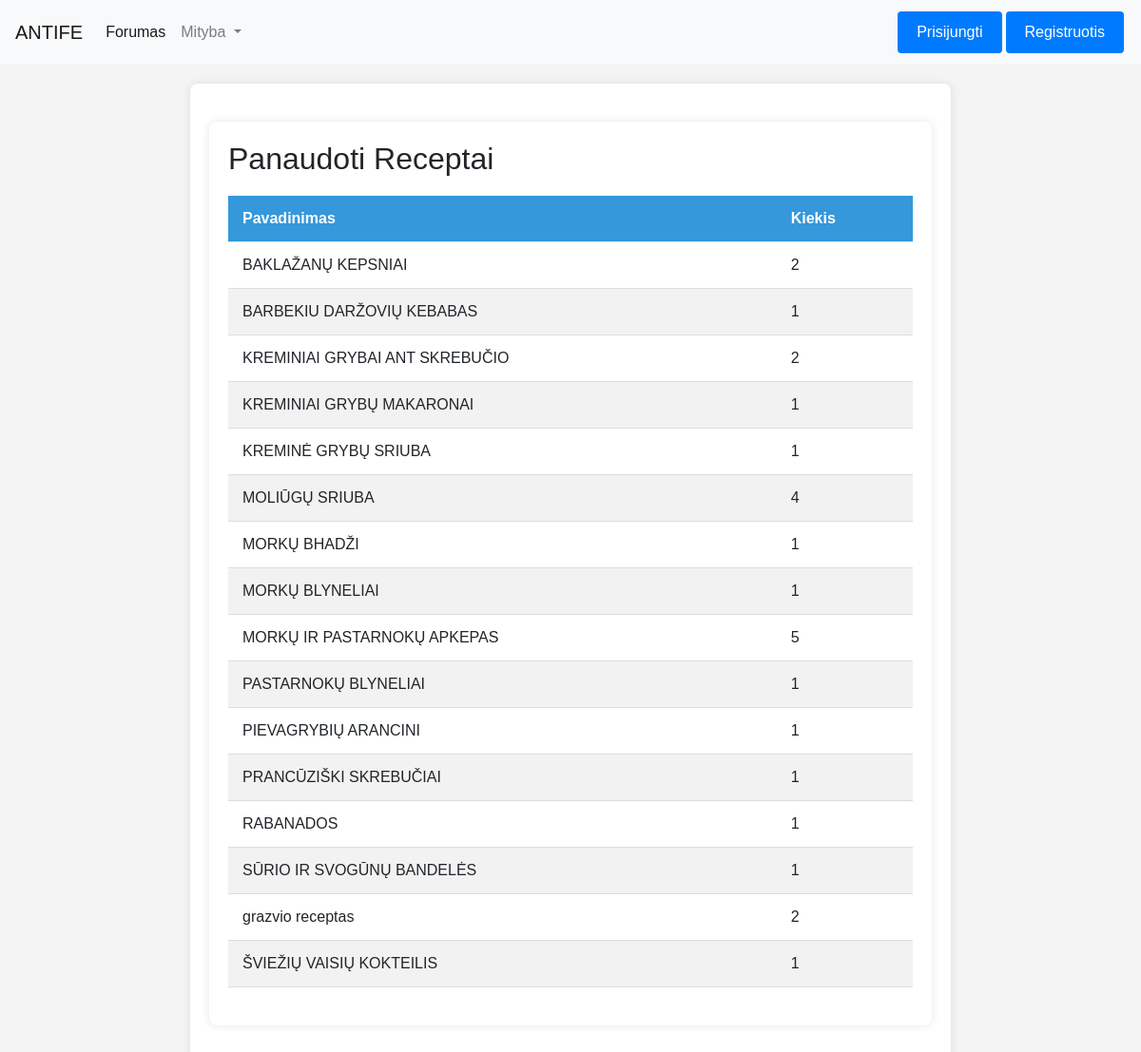
The app's page /mityba/panaudotireceptai/ with its own data.
### homepage/models.py (models this page shows)
class Receptai(models.Model):
    kalorijos = models.FloatField(default=0.0)
    pavadinimas = models.CharField(max_length=255)
    fenilalaninas = models.FloatField(default=0.0)
    baltymai = models.FloatField(default=0.0)
    aprasas = models.CharField(max_length=300)
    visible = models.BooleanField(default=True)

### Mityba/views.py (the view)
# urls.py: path('panaudotireceptai/', views.panaudotireceptai, name='panaudoti_receptai'),
def panaudotireceptai(request):
    recipe_counts = Valgymo_receptas.objects.values('fk_Receptasid_Receptas__pavadinimas').annotate(count=Count('fk_Receptasid_Receptas__pavadinimas'))
    recipe_counts_list = list(recipe_counts.values('fk_Receptasid_Receptas__pavadinimas', 'count'))
    return render(request, 'PanaudotiReceptai.html', {'recipe_counts': recipe_counts_list})

### Mityba/templates/PanaudotiReceptai.html (shortened to what this page needs)
{% extends "base.html" %}
{% block content %}
    <div class="container">
        <h2>Panaudoti Receptai</h2>
        <table class="styled-table">
            <thead>
                <tr>
                    <th>Pavadinimas</th>
                    <th>Kiekis</th>
                </tr>
            </thead>
            <tbody>
                {% for recipe_count in recipe_counts %}
                    <tr>
                        <td>{{ recipe_count.fk_Receptasid_Receptas__pavadinimas }}</td>
                        <td>{{ recipe_count.count }}</td>
                    </tr>
                {% endfor %}
            </tbody>
        </table>
    </div>
{% endblock %}

### Mityba/templates/PanaudotiReceptai.html (style rules this page uses)
body { font-family: 'Arial', sans-serif; background-color: #f4f4f4; margin: 0; padding: 0; }
.container { max-width: 800px; margin: 20px auto; background-color: #fff; padding: 20px; border-radius: 8px; box-shadow: 0 0 10px rgba(0, 0, 0, 0.1); }
.styled-table { width: 100%; border-collapse: collapse; margin: 20px 0; font-size: 16px; text-align: left; }
.styled-table th, .styled-table td { padding: 12px 15px; border-bottom: 1px solid #ddd; cursor: pointer; }
.styled-table th { background-color: #3498db; color: #fff; }
.styled-table tbody tr:nth-child(even) { background-color: #f2f2f2; }

### records on screen
Receptai: fk_Receptasid_Receptas__pavadinimas "BAKLAŽANŲ KEPSNIAI", count "2"
Receptai: fk_Receptasid_Receptas__pavadinimas "BARBEKIU DARŽOVIŲ KEBABAS", count "1"
Receptai: fk_Receptasid_Receptas__pavadinimas "KREMINIAI GRYBAI ANT SKREBUČIO", count "2"
Receptai: fk_Receptasid_Receptas__pavadinimas "KREMINIAI GRYBŲ MAKARONAI", count "1"
Receptai: fk_Receptasid_Receptas__pavadinimas "KREMINĖ GRYBŲ SRIUBA", count "1"
Receptai: fk_Receptasid_Receptas__pavadinimas "MOLIŪGŲ SRIUBA", count "4"
Receptai: fk_Receptasid_Receptas__pavadinimas "MORKŲ BHADŽI", count "1"
Receptai: fk_Receptasid_Receptas__pavadinimas "MORKŲ BLYNELIAI", count "1"
Receptai: fk_Receptasid_Receptas__pavadinimas "MORKŲ IR PASTARNOKŲ APKEPAS", count "5"
Receptai: fk_Receptasid_Receptas__pavadinimas "PASTARNOKŲ BLYNELIAI", count "1"
Receptai: fk_Receptasid_Receptas__pavadinimas "PIEVAGRYBIŲ ARANCINI", count "1"
Receptai: fk_Receptasid_Receptas__pavadinimas "PRANCŪZIŠKI SKREBUČIAI", count "1"
Receptai: fk_Receptasid_Receptas__pavadinimas "RABANADOS", count "1"
Receptai: fk_Receptasid_Receptas__pavadinimas "SŪRIO IR SVOGŪNŲ BANDELĖS", count "1"
Receptai: fk_Receptasid_Receptas__pavadinimas "grazvio receptas", count "2"
Receptai: fk_Receptasid_Receptas__pavadinimas "ŠVIEŽIŲ VAISIŲ KOKTEILIS", count "1"
